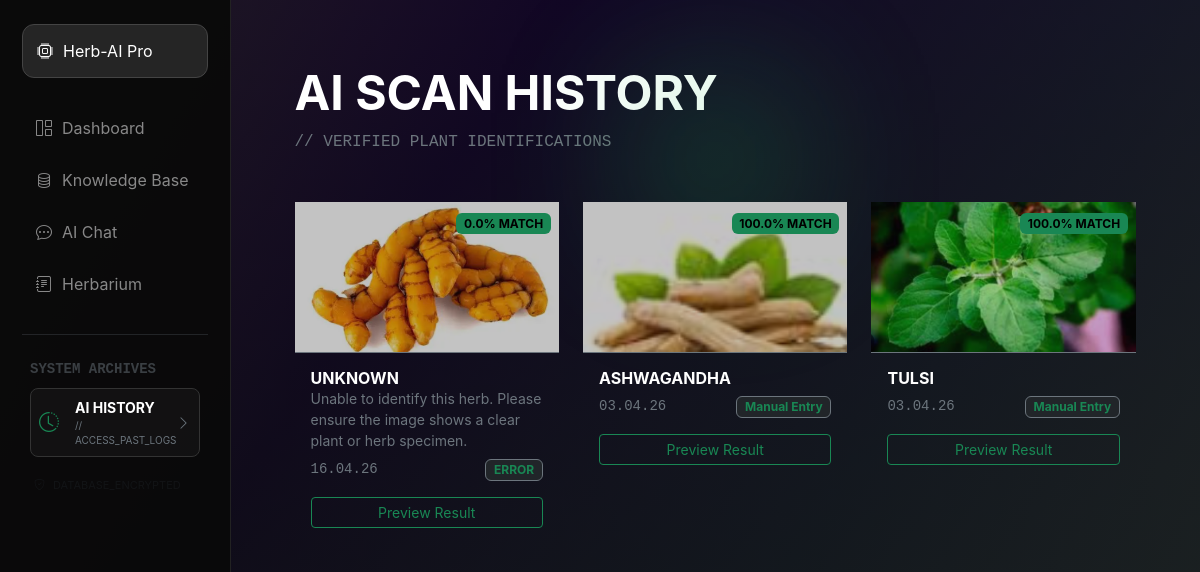
The page /history/ on the database its author committed.
### core/models.py (models this page shows, shortened)
class ScannedSpecimen(models.Model):
    common_name = models.CharField(
        max_length=200,
        help_text="The primary name identified by Gemini (e.g., Tulsi)"
    )
    scientific_name = models.CharField(
        max_length=200,
        blank=True,
        help_text="The botanical Latin name"
    )
    confidence = models.FloatField(
        default=0.0,
        help_text="AI confidence score from 0.0 to 100.0"
    )
    reference_img = models.CharField(
        max_length=200,
        blank=True,
        verbose_name="Data Source Origin"
    )
    user_image = models.ImageField(
        upload_to='scans/',
        blank=True,
        null=True,
        help_text="The original specimen photo uploaded by the developer"
    )
    details = models.TextField(
        blank=True,
        help_text="AI analysis, manual notes, or search context related to this specimen."
    )
    matched_image_url = models.URLField(
        blank=True,
        null=True,
        help_text="Reference image URL fetched from web search for this plant name."
    )
    timestamp = models.DateTimeField(default=timezone.now)
    ENTRY_TYPES = (
        ('VERIFIED', 'Herbarium Entry'),
        ('NEURAL', 'AI Analysis Result'),
        ('SEARCH', 'Knowledge Search'),
    )
    entry_type = models.CharField(max_length=10, choices=ENTRY_TYPES, default='NEURAL')
    class Meta:
        ordering = ['-timestamp']
        verbose_name = "Scanned Specimen"
        verbose_name_plural = "Scanned Specimens"

### core/views.py (the view)
# urls.py: path('history/', views.ai_history, name='history'),
def ai_history(request):
    history = ScannedSpecimen.objects.filter(entry_type='NEURAL').order_by('-timestamp')
    return render(request, 'core/history.html', {'history': history})

### core/templates/core/history.html (shortened to what this page needs)
{% extends 'core/base.html' %}
{% block content %}
<div class="main-scroll p-4">
    <div class="d-flex justify-content-between align-items-end mb-5">
        <div>
            <h1 class="display-5 fw-bold text-uppercase tracking-tighter text-white">AI Scan History</h1>
            <p class="text-secondary font-monospace m-0">// VERIFIED PLANT IDENTIFICATIONS</p>
        </div>
    </div>
    <div class="row g-4">
        {% for log in history %}
        <div class="col-md-4">
            <div class="glass-card p-0 overflow-hidden"
                onclick="window.location.href='{% url 'analyzer' %}?id={{ log.id }}'" style="cursor: pointer;">
                <div class="position-relative" style="height: 150px; overflow: hidden; background: #111;">
                    {% if log.user_image %}
                    <img src="{{ log.user_image.url }}" class="w-100 h-100 object-fit-cover opacity-75">
                    {% elif log.matched_image_url %}
                    <img src="{{ log.matched_image_url }}" class="w-100 h-100 object-fit-cover opacity-75">
                    {% else %}
                    <div class="w-100 h-100 d-flex flex-column align-items-center justify-content-center text-secondary">
                        <i class="bi bi-search display-4"></i>
                        <span class="small mt-2">{{ log.reference_img }}</span>
                    </div>
                    {% endif %}
                    <div class="position-absolute top-0 end-0 p-2">
                        <span class="badge bg-success text-black fw-bold">{{ log.confidence }}% MATCH</span>
                    </div>
                </div>
                <div class="p-3 border-top border-secondary">
                    <h6 class="fw-bold text-uppercase text-white m-0">{{ log.common_name }}</h6>
                    <p class="text-secondary small mb-2">{{ log.details|truncatechars:100 }}</p>
                    <div class="d-flex justify-content-between align-items-center mt-2">
                        <span class="small text-secondary font-monospace">{{ log.timestamp|date:"d.m.y" }}</span>
                        <span class="badge bg-dark border border-secondary text-success">{{ log.reference_img }}</span>
                    </div>
                    <button type="button"
                        class="btn btn-outline-success btn-sm w-100 mt-3"
                        onclick="openHistoryPreview(this, event)"
                        data-id="{{ log.id }}"
                        data-name="{{ log.common_name|escapejs }}"
                        data-scientific="{{ log.scientific_name|default:''|escapejs }}"
                        data-score="{{ log.confidence }}"
                        data-source="{{ log.reference_img|escapejs }}"
                        data-details="{{ log.details|escapejs }}"
                        data-image="{{ log.matched_image_url|default:'' }}">
                        Preview Result
                    </button>
                </div>
            </div>
        </div>
        {% empty %}
        <div class="col-12 text-center py-5 opacity-50">
            <i class="bi bi-folder-x display-1"></i>
            <p class="font-monospace mt-3">NO ARCHIVES RETRIEVED</p>
        </div>
        {% endfor %}
    </div>
</div>
{% endblock %}

### core/templates/core/base.html (shortened to what this page needs)
{% load static %}
<!DOCTYPE html>
<html lang="en">
<head>
    <link href="https://cdn.jsdelivr.net/npm/bootstrap@5.3.0/dist/css/bootstrap.min.css" rel="stylesheet">
    <link rel="stylesheet" href="https://cdn.jsdelivr.net/npm/bootstrap-icons@1.11.1/font/bootstrap-icons.css">
</head>
<body>
    <div class="main-wrapper">
        <aside class="sidebar d-none d-md-block">
            <div class="sidebar-item active mb-4"><i class="bi bi-cpu"></i> Herb-AI Pro</div>
            <div class="sidebar-item" onclick="window.location.href='{% url 'dashboard' %}'">
                <i class="bi bi-grid-1x2"></i> Dashboard
            </div>
            <div class="sidebar-item" onclick=" window.location.href='{% url 'knowledge_base' %}'">
                <i class="bi bi-database"></i> Knowledge Base
            </div>
            <div class="sidebar-item" onclick="window.location.href='{% url 'chat' %}'">
                <i class="bi bi-chat-dots"></i> AI Chat
            </div>
            <div class="sidebar-item" onclick="window.location.href='{% url 'library' %}'">
                <i class="bi bi-journal-text"></i> Herbarium
            </div>
            <hr class="border-secondary opacity-25 my-4">
            <div class="text-secondary small fw-bold mb-2 opacity-50 px-2 text-uppercase font-monospace">System Archives</div>
            <div class="px-2">
                <a href="{% url 'history' %}"
                    class="history-btn d-flex align-items-center justify-content-between p-2 rounded-3 text-decoration-none transition-all mb-3">
                    <div class="d-flex align-items-center">
                        <i class="bi bi-clock-history me-3 text-success fs-5"></i>
                        <div>
                            <div class="small fw-bold text-white text-uppercase">AI History</div>
                            <div class="text-secondary" style="font-size: 10px;">// ACCESS_PAST_LOGS</div>
                        </div>
                    </div>
                    <i class="bi bi-chevron-right text-secondary small"></i>
                </a>
                <div class="kb-scroll px-1 opacity-50">
                    <div class="small text-muted py-1" style="font-size: 11px;">
                        <i class="bi bi-shield-check me-2"></i>DATABASE_ENCRYPTED
                    </div>
                </div>
            </div>
        </aside>
        <main class="content-area">
            <div class="orb"></div>
            {% block content %}{% endblock %}
        </main>
    </div>
</body>
</html>

### core/templates/core/base.html (style rules this page uses)
.history-btn { background: rgba(255, 255, 255, 0.03); border: 1px solid #333; }
.transition-all { transition: all 0.3s cubic-bezier(0.4, 0, 0.2, 1); }

### rows shown on the page
ScannedSpecimen: user_image (picture), confidence "0.0", common_name "UNKNOWN", details "Unable to identify this herb. Please ensure the image shows a clear plant or herb specimen.", timestamp "16.04.26", reference_img "ERROR"
ScannedSpecimen: user_image (picture), confidence "100.0", common_name "ASHWAGANDHA", timestamp "03.04.26", reference_img "Manual Entry"
ScannedSpecimen: user_image (picture), confidence "100.0", common_name "TULSI", timestamp "03.04.26", reference_img "Manual Entry"
